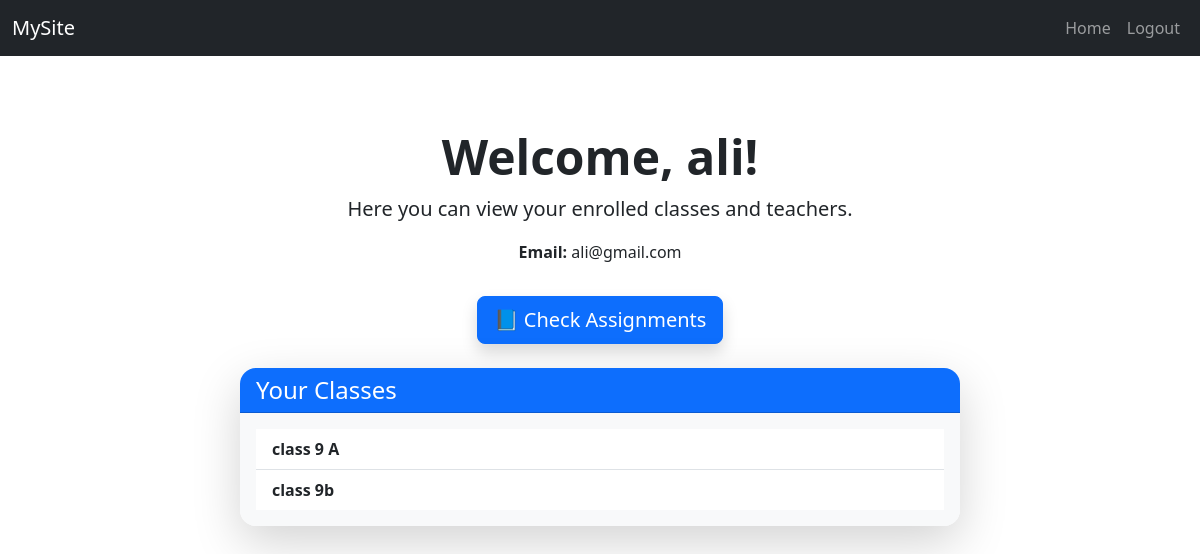
The page /user/student/dashboard/ (signed in) on the database as committed earlier.
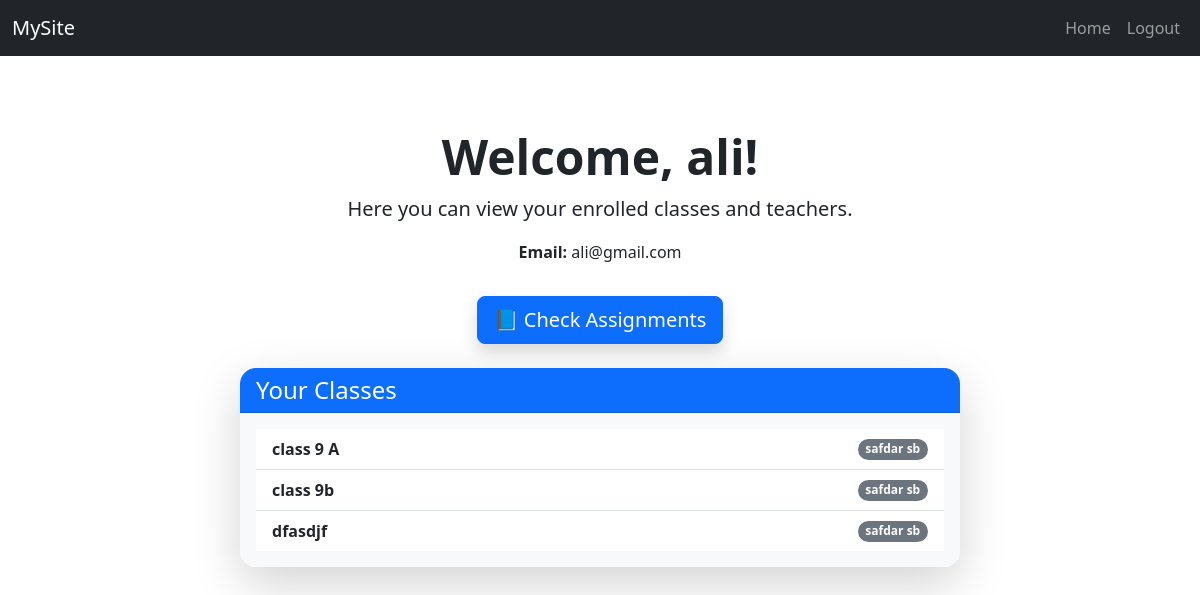
The same page on the database as committed later.
### school/models.py (models this page shows, shortened)
class ClassRoom(models.Model):
    name = models.CharField(max_length=100)
    grade_level= models.IntegerField(validators=[validate_grade_level])
    school = models.ForeignKey(School, on_delete=models.CASCADE, related_name='classes')
    assigned_teacher = models.ForeignKey(
        User,
        on_delete=models.SET_NULL,
        null=True,
        blank=True,
        limit_choices_to={'role': 'teacher'},
        related_name='teaching_classes'
    )
    students = models.ManyToManyField(
        User,
        blank=True,
        limit_choices_to={'role': 'student'},
        related_name='enrolled_classes'
    )
    is_active = models.BooleanField(default=True, verbose_name="Is Active")
    created_at = models.DateTimeField(auto_now_add=True)
    class Meta:
        unique_together = ('name', 'school')  #here ensuring classname should be unique, we fullfilled one section or multiple section requirements here

### users/models.py (models this page shows, shortened)
class User(AbstractBaseUser, PermissionsMixin):
    ROLE_CHOICES = [
        ('admin', 'Admin'),
        ('teacher', 'Teacher'),
        ('student', 'Student'),
    ]
    email = models.EmailField(unique=True)
    full_name = models.CharField(max_length=255)
    is_active = models.BooleanField(default=True)
    is_staff = models.BooleanField(default=False)
    school = models.ForeignKey("school.School", on_delete=models.SET_NULL, null=True, blank=True)
    role = models.CharField(max_length=20, choices=ROLE_CHOICES, default='student')
    date_joined = models.DateTimeField(auto_now_add=True)
    objects = CustomUserManager()
    USERNAME_FIELD = 'email'
    REQUIRED_FIELDS = ['full_name']

### users/views.py (the view)
# urls.py: path('student/dashboard/', Student_Dashboard_View.as_view(), name='student_dashboard'),
@method_decorator(student_required, name='dispatch')
class  Student_Dashboard_View(View):
    template_name = "student_dashboard.html"
    def get(self, request):
        if request.user.role != "student":
            return HttpResponse("this module is just for students")
        name, email, classes, class_teacher_map = student_basis_info(request)
        context = {
            "name": name,
            "email": email,
            "classes": classes,
            "class_teacher_map": class_teacher_map
        }
        return render(request, self.template_name, context)

### users/views.py (called while the page is built)
def student_basis_info(request):
    name_is = request.user.full_name
    email_is = request.user.email
    classes = ClassRoom.objects.filter(students__email__iexact=email_is)
    class_teacher_map = {}
    for class_ in classes:
        if class_.assigned_teacher:
            print(f"DEBUG: Class {class_.name}, Teacher Full Name: {class_.assigned_teacher.full_name}")
        else:
            print(f"DEBUG: Class {class_.name}, Teacher: None")
        teacher_name = class_.assigned_teacher.full_name if class_.assigned_teacher else "No teacher assigned"
        class_teacher_map[class_.name] = teacher_name
    return name_is, email_is, classes, class_teacher_map

### users/templates/student_dashboard.html
{% extends 'base.html' %}
{% block content %}
<div class="container py-5">
    <div class="text-center mb-4">
        <h1 class="display-5 fw-bold">Welcome, {{ name }}!</h1>
        <p class="lead">Here you can view your enrolled classes and teachers.</p>
        <p><strong>Email:</strong> {{ email }}</p>
        <a href="{% url 'student_assignments' %}" class="btn btn-primary btn-lg shadow mt-3">
            📘 Check Assignments
        </a>
    </div>
    <div class="row justify-content-center">
        <div class="col-md-8">
            <div class="card shadow-lg border-0 rounded-4">
                <div class="card-header bg-primary text-white rounded-top-4">
                    <h4 class="mb-0">Your Classes</h4>
                </div>
                <div class="card-body bg-light rounded-bottom-4">
                    {% if class_teacher_map %}
                        <ul class="list-group list-group-flush">
                            {% for class_name, teacher in class_teacher_map.items %}
                                <li class="list-group-item d-flex justify-content-between align-items-center">
                                    <span class="fw-semibold">{{ class_name }}</span>
                                    <span class="badge bg-secondary rounded-pill">{{ teacher }}</span>
                                </li>
                            {% endfor %}
                        </ul>
                    {% else %}
                        <p class="text-muted">You're not enrolled in any classes yet.</p>
                    {% endif %}
                </div>
            </div>
        </div>
    </div>
</div>
{% endblock %}

Rows that differ between the two databases and show on the page:
now on this page (row edited): User: class_teacher_map "safdar sb" "safdar sb" "safdar sb"
added ClassRoom: class_teacher_map "dfasdjf"
Other text that changed with them:
new list line: "class 9 A"
new list line: "class 9b"
list line gone: "class 9 A"
list line gone: "class 9b"
